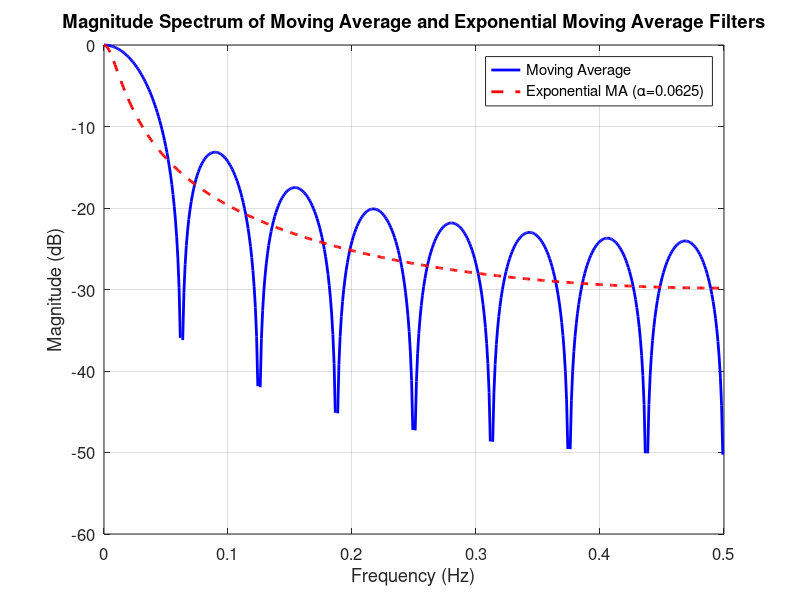

The MATLAB script that drew this image:
% Parameters
N = 16;           % Length of moving average filter
alpha = 1/16;      % Smoothing factor for exponential moving average
fs = 1;        % Sampling frequency in Hz
Nfft = 1024;      % FFT points

% Frequency vector
f = linspace(0, fs/2, Nfft/2+1);

% Moving Average Filter
% Impulse response: h[n] = 1/N for n = 0 to N-1
ma_filter = ones(1, N)/N;
ma_freq = fft(ma_filter, Nfft);
ma_mag = abs(ma_freq(1:Nfft/2+1));

% Exponential Moving Average Filter
% Impulse response: h[n] = alpha * (1-alpha)^n for n >= 0
n = 0:128-1;
ema_filter = alpha * (1-alpha).^n;
ema_filter
ema_freq = fft(ema_filter, Nfft);
ema_mag = abs(ema_freq(1:Nfft/2+1));

% Plotting
figure;
plot(f, 20*log10(ma_mag), 'b-', 'LineWidth', 2, 'DisplayName', 'Moving Average');
hold on;
plot(f, 20*log10(ema_mag), 'r--', 'LineWidth', 2, 'DisplayName', ['Exponential MA (\alpha=' num2str(alpha) ')']);
grid on;

% Plot settings
title('Magnitude Spectrum of Moving Average and Exponential Moving Average Filters');
xlabel('Frequency (Hz)');
ylabel('Magnitude (dB)');
legend('show');
set(gca, 'FontSize', 12);
pause
